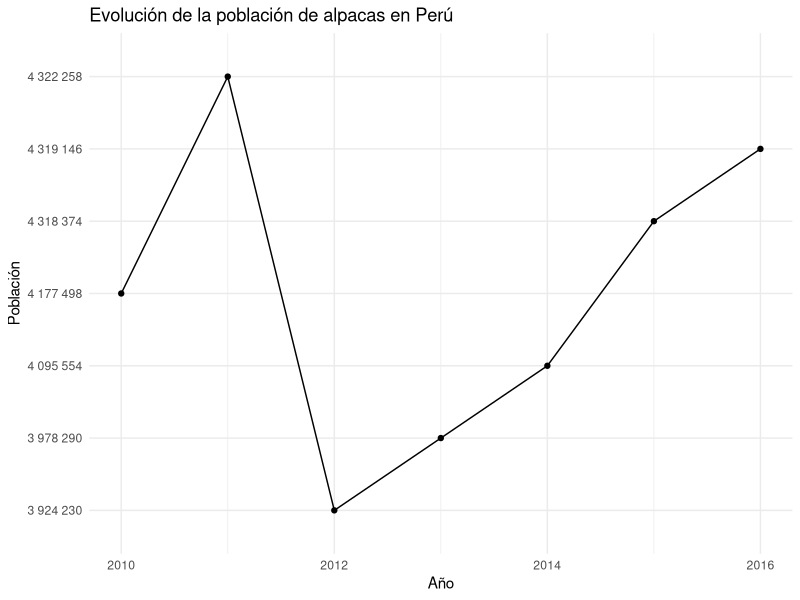

Recreate this plot in R.
## ---- chunk 1
knitr::opts_chunk$set(echo = TRUE)
## ---- chunk 2
#Set workind directory
library('here')

#Read the table
poblacion_alpacas <- readxl::read_xlsx('alpacas.xlsx')

knitr::kable(poblacion_alpacas, caption = 'Población de alpacas Perú', align = 'l')
## ---- chunk 3
#Cargamos la libreria
library('ggplot2')

#Agregamos una variable ficticia de grupo para poder marcar una linea de evolución en el gráfico con 'geom_line'
poblacion_alpacas$grupo <- 1

#Creamos el gráfico de evolución con tendencia
ggplot(poblacion_alpacas, aes(x = Año, y = Población, group = grupo)) +
  geom_point() +
  geom_line() +
  labs(x = "Año", y = "Población", title = "Evolución de la población de alpacas en Perú") +
  theme_minimal()
